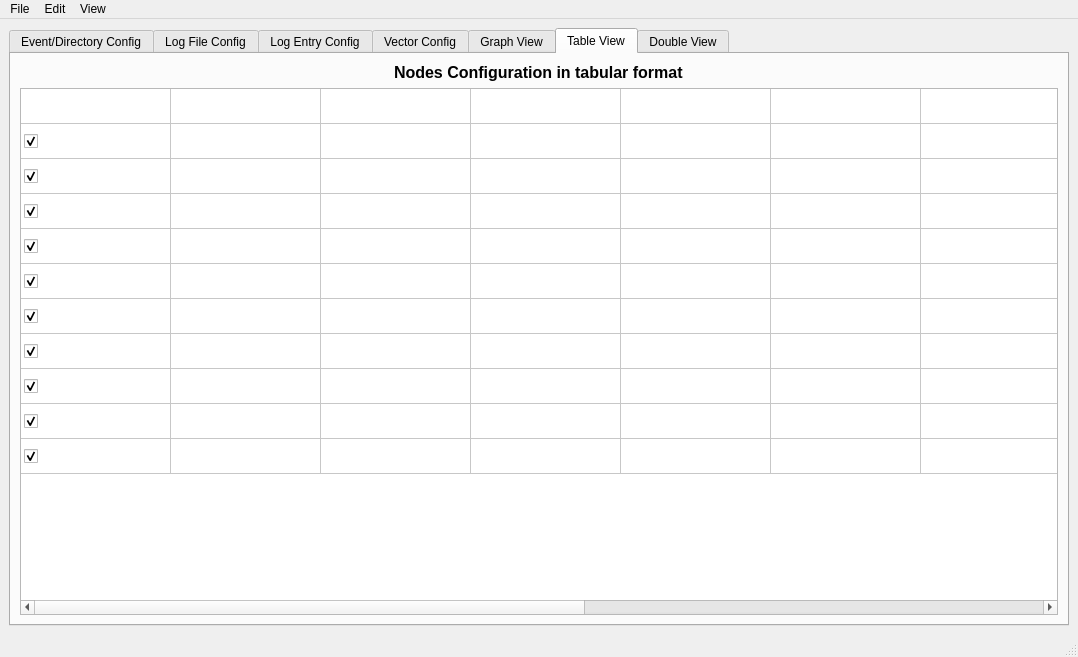
<?xml version="1.0" encoding="UTF-8"?>
<ui version="4.0">
 <class>MainWindow</class>
 <widget class="QMainWindow" name="MainWindow">
  <property name="geometry">
   <rect>
    <x>0</x>
    <y>0</y>
    <width>1078</width>
    <height>657</height>
   </rect>
  </property>
  <property name="windowTitle">
   <string>MainWindow</string>
  </property>
  <widget class="QWidget" name="centralwidget">
   <layout class="QGridLayout" name="gridLayout">
    <item row="0" column="0">
     <widget class="QTabWidget" name="Tabs">
      <property name="toolTip">
       <string>&lt;html&gt;&lt;head/&gt;&lt;body&gt;&lt;p&gt;dvfas&lt;/p&gt;&lt;/body&gt;&lt;/html&gt;</string>
      </property>
      <property name="currentIndex">
       <number>5</number>
      </property>
      <widget class="QWidget" name="EventDirectTab">
       <attribute name="title">
        <string>Event/Directory Config</string>
       </attribute>
       <layout class="QGridLayout" name="gridLayout_2">
        <item row="0" column="1" colspan="3">
         <widget class="QLabel" name="EventTitlelabel">
          <property name="font">
           <font>
            <pointsize>28</pointsize>
           </font>
          </property>
          <property name="text">
           <string>Event Configuration</string>
          </property>
         </widget>
        </item>
        <item row="1" column="0">
         <widget class="QLabel" name="EventNamelabel">
          <property name="font">
           <font>
            <pointsize>14</pointsize>
           </font>
          </property>
          <property name="text">
           <string>Event Name</string>
          </property>
         </widget>
        </item>
        <item row="1" column="1">
         <widget class="QTextBrowser" name="NameTextbox"/>
        </item>
        <item row="1" column="3">
         <widget class="QLabel" name="EventStartlabel">
          <property name="font">
           <font>
            <pointsize>14</pointsize>
           </font>
          </property>
          <property name="text">
           <string>Event Start timestamp</string>
          </property>
         </widget>
        </item>
        <item row="2" column="0">
         <widget class="QLabel" name="EventDescriptionlabel">
          <property name="font">
           <font>
            <pointsize>14</pointsize>
           </font>
          </property>
          <property name="text">
           <string>Event Description</string>
          </property>
         </widget>
        </item>
        <item row="2" column="1">
         <widget class="QTextBrowser" name="DescriptionTextbox"/>
        </item>
        <item row="2" column="3">
         <widget class="QLabel" name="EventEndlabel">
          <property name="font">
           <font>
            <pointsize>14</pointsize>
           </font>
          </property>
          <property name="text">
           <string>Event End timestamp</string>
          </property>
         </widget>
        </item>
        <item row="2" column="4">
         <widget class="QTextBrowser" name="EventEndTextbox"/>
        </item>
        <item row="3" column="1" colspan="3">
         <widget class="QLabel" name="DirectoryTitle">
          <property name="font">
           <font>
            <pointsize>28</pointsize>
           </font>
          </property>
          <property name="text">
           <string>Directory Configuration</string>
          </property>
         </widget>
        </item>
        <item row="3" column="4" colspan="2">
         <widget class="QPushButton" name="SaveEventBut">
          <property name="text">
           <string>Save Event</string>
          </property>
         </widget>
        </item>
        <item row="4" column="0">
         <widget class="QLabel" name="RootDirectlabel">
          <property name="font">
           <font>
            <pointsize>14</pointsize>
           </font>
          </property>
          <property name="text">
           <string>Root Directory</string>
          </property>
         </widget>
        </item>
        <item row="4" column="1">
         <widget class="QTextBrowser" name="RootDirectTextbox"/>
        </item>
        <item row="4" column="2">
         <widget class="QPushButton" name="RootdirectBut">
          <property name="text">
           <string>....</string>
          </property>
         </widget>
        </item>
        <item row="4" column="3">
         <widget class="QLabel" name="BlueTeamlabel">
          <property name="font">
           <font>
            <pointsize>14</pointsize>
           </font>
          </property>
          <property name="text">
           <string>Blue Team Folder</string>
          </property>
         </widget>
        </item>
        <item row="4" column="4">
         <widget class="QTextBrowser" name="BlueTeamTextbox"/>
        </item>
        <item row="4" column="5">
         <widget class="QPushButton" name="BluedirectBut">
          <property name="text">
           <string>....</string>
          </property>
         </widget>
        </item>
        <item row="5" column="0">
         <widget class="QLabel" name="RedTeamlabel">
          <property name="font">
           <font>
            <pointsize>14</pointsize>
           </font>
          </property>
          <property name="text">
           <string>Red Team Folder</string>
          </property>
         </widget>
        </item>
        <item row="5" column="1">
         <widget class="QTextBrowser" name="RedTeamtextbox"/>
        </item>
        <item row="5" column="2">
         <widget class="QPushButton" name="ReddirectBut">
          <property name="text">
           <string>....</string>
          </property>
         </widget>
        </item>
        <item row="5" column="3">
         <widget class="QLabel" name="WhiteTeamLabel">
          <property name="font">
           <font>
            <pointsize>14</pointsize>
           </font>
          </property>
          <property name="text">
           <string>White Team Folder</string>
          </property>
         </widget>
        </item>
        <item row="5" column="4">
         <widget class="QTextBrowser" name="whiteTeamTextbox"/>
        </item>
        <item row="5" column="5">
         <widget class="QPushButton" name="WhitedirectBut">
          <property name="text">
           <string>....</string>
          </property>
         </widget>
        </item>
        <item row="6" column="4" colspan="2">
         <widget class="QPushButton" name="SaveEventBut_2">
          <property name="text">
           <string>Start Data Ingestion</string>
          </property>
         </widget>
        </item>
        <item row="1" column="4">
         <widget class="QTextBrowser" name="EventStartTextbox"/>
        </item>
       </layout>
      </widget>
      <widget class="QWidget" name="LogFileConfiguration">
       <attribute name="title">
        <string>Log File Config</string>
       </attribute>
       <layout class="QVBoxLayout" name="verticalLayout_2">
        <item>
         <widget class="QLabel" name="label_2">
          <property name="font">
           <font>
            <pointsize>12</pointsize>
            <weight>75</weight>
            <bold>true</bold>
           </font>
          </property>
          <property name="text">
           <string>Log File Configuration</string>
          </property>
          <property name="alignment">
           <set>Qt::AlignHCenter|Qt::AlignTop</set>
          </property>
         </widget>
        </item>
        <item>
         <widget class="QTableWidget" name="tableWidget_2"/>
        </item>
        <item>
         <layout class="QHBoxLayout" name="horizontalLayout_2">
          <item>
           <widget class="QLabel" name="label_4">
            <property name="text">
             <string>File Name: </string>
            </property>
           </widget>
          </item>
          <item>
           <widget class="QLabel" name="label_3">
            <property name="text">
             <string>Name of Selected Log File</string>
            </property>
           </widget>
          </item>
         </layout>
        </item>
        <item>
         <widget class="QTableWidget" name="tableWidget_3">
          <column>
           <property name="text">
            <string>File Name</string>
           </property>
          </column>
          <column>
           <property name="text">
            <string>Source</string>
           </property>
          </column>
          <column>
           <property name="text">
            <string>New Column</string>
           </property>
          </column>
          <column>
           <property name="text">
            <string>Cleansing Status</string>
           </property>
          </column>
          <column>
           <property name="text">
            <string>Cleansing Status</string>
           </property>
          </column>
          <column>
           <property name="text">
            <string>Validation Status</string>
           </property>
          </column>
          <column>
           <property name="text">
            <string>Ingestion Status</string>
           </property>
          </column>
         </widget>
        </item>
        <item>
         <layout class="QHBoxLayout" name="horizontalLayout">
          <item>
           <widget class="QPushButton" name="pushButton_2">
            <property name="text">
             <string>Cancel</string>
            </property>
           </widget>
          </item>
          <item>
           <widget class="QPushButton" name="pushButton">
            <property name="text">
             <string>Validate</string>
            </property>
           </widget>
          </item>
         </layout>
        </item>
       </layout>
      </widget>
      <widget class="QWidget" name="LogEntryConfiguration">
       <property name="accessibleName">
        <string/>
       </property>
       <property name="page" stdset="0">
        <string/>
       </property>
       <attribute name="title">
        <string>Log Entry Config</string>
       </attribute>
       <layout class="QVBoxLayout" name="verticalLayout">
        <item>
         <widget class="QLabel" name="label">
          <property name="font">
           <font>
            <pointsize>12</pointsize>
            <weight>75</weight>
            <bold>true</bold>
           </font>
          </property>
          <property name="text">
           <string>Log Entry Configuration</string>
          </property>
          <property name="alignment">
           <set>Qt::AlignHCenter|Qt::AlignTop</set>
          </property>
         </widget>
        </item>
        <item>
         <widget class="QPushButton" name="pushButton_6">
          <property name="font">
           <font>
            <pointsize>10</pointsize>
           </font>
          </property>
          <property name="text">
           <string>Filter</string>
          </property>
         </widget>
        </item>
        <item>
         <widget class="QTableWidget" name="tableWidget">
          <property name="sortingEnabled">
           <bool>true</bool>
          </property>
          <attribute name="horizontalHeaderCascadingSectionResizes">
           <bool>true</bool>
          </attribute>
          <attribute name="horizontalHeaderMinimumSectionSize">
           <number>40</number>
          </attribute>
          <attribute name="horizontalHeaderDefaultSectionSize">
           <number>150</number>
          </attribute>
          <attribute name="horizontalHeaderStretchLastSection">
           <bool>false</bool>
          </attribute>
          <attribute name="verticalHeaderCascadingSectionResizes">
           <bool>true</bool>
          </attribute>
          <attribute name="verticalHeaderMinimumSectionSize">
           <number>40</number>
          </attribute>
          <attribute name="verticalHeaderDefaultSectionSize">
           <number>50</number>
          </attribute>
          <column>
           <property name="text">
            <string>List Number</string>
           </property>
          </column>
          <column>
           <property name="text">
            <string>Log Entry Timestamp</string>
           </property>
          </column>
          <column>
           <property name="text">
            <string>Log Entry Event</string>
           </property>
          </column>
          <column>
           <property name="text">
            <string>Vector</string>
           </property>
          </column>
         </widget>
        </item>
       </layout>
      </widget>
      <widget class="QWidget" name="VectorConfiguration">
       <attribute name="title">
        <string>Vector Config</string>
       </attribute>
       <layout class="QVBoxLayout" name="verticalLayout_3">
        <item>
         <widget class="QLabel" name="label_5">
          <property name="font">
           <font>
            <pointsize>12</pointsize>
            <weight>75</weight>
            <bold>true</bold>
           </font>
          </property>
          <property name="text">
           <string>Vector Configuration</string>
          </property>
          <property name="alignment">
           <set>Qt::AlignHCenter|Qt::AlignTop</set>
          </property>
         </widget>
        </item>
        <item>
         <layout class="QHBoxLayout" name="horizontalLayout_3">
          <property name="sizeConstraint">
           <enum>QLayout::SetMinimumSize</enum>
          </property>
          <item>
           <widget class="QPushButton" name="pushButton_3">
            <property name="text">
             <string>Add Vector</string>
            </property>
           </widget>
          </item>
          <item>
           <widget class="QPushButton" name="pushButton_4">
            <property name="text">
             <string>Delete Vector</string>
            </property>
           </widget>
          </item>
          <item>
           <widget class="QPushButton" name="pushButton_5">
            <property name="text">
             <string>Edit Vector</string>
            </property>
           </widget>
          </item>
         </layout>
        </item>
        <item>
         <widget class="QTableWidget" name="tableWidget_4">
          <property name="sizePolicy">
           <sizepolicy hsizetype="Preferred" vsizetype="Preferred">
            <horstretch>0</horstretch>
            <verstretch>2</verstretch>
           </sizepolicy>
          </property>
          <property name="tabletTracking">
           <bool>false</bool>
          </property>
          <property name="frameShadow">
           <enum>QFrame::Sunken</enum>
          </property>
          <property name="sizeAdjustPolicy">
           <enum>QAbstractScrollArea::AdjustIgnored</enum>
          </property>
          <property name="sortingEnabled">
           <bool>true</bool>
          </property>
          <property name="wordWrap">
           <bool>true</bool>
          </property>
          <property name="columnCount">
           <number>3</number>
          </property>
          <attribute name="horizontalHeaderCascadingSectionResizes">
           <bool>true</bool>
          </attribute>
          <attribute name="horizontalHeaderMinimumSectionSize">
           <number>50</number>
          </attribute>
          <attribute name="horizontalHeaderDefaultSectionSize">
           <number>150</number>
          </attribute>
          <attribute name="horizontalHeaderStretchLastSection">
           <bool>true</bool>
          </attribute>
          <attribute name="verticalHeaderShowSortIndicator" stdset="0">
           <bool>true</bool>
          </attribute>
          <attribute name="verticalHeaderStretchLastSection">
           <bool>false</bool>
          </attribute>
          <column>
           <property name="text">
            <string>Selected</string>
           </property>
          </column>
          <column>
           <property name="text">
            <string>Vector Name</string>
           </property>
          </column>
          <column>
           <property name="text">
            <string>Vector Description</string>
           </property>
          </column>
         </widget>
        </item>
       </layout>
      </widget>
      <widget class="QWidget" name="tab_7">
       <attribute name="title">
        <string>Graph View</string>
       </attribute>
      </widget>
      <widget class="QWidget" name="tab_8">
       <attribute name="title">
        <string>Table View</string>
       </attribute>
       <layout class="QVBoxLayout" name="verticalLayout_4">
        <item alignment="Qt::AlignHCenter">
         <widget class="QLabel" name="label_6">
          <property name="font">
           <font>
            <pointsize>12</pointsize>
            <weight>75</weight>
            <bold>true</bold>
           </font>
          </property>
          <property name="text">
           <string>Nodes Configuration in tabular format</string>
          </property>
         </widget>
        </item>
        <item>
         <widget class="QTableWidget" name="tableWidget_5">
          <property name="minimumSize">
           <size>
            <width>1028</width>
            <height>422</height>
           </size>
          </property>
          <property name="font">
           <font>
            <family>Times New Roman</family>
           </font>
          </property>
          <property name="mouseTracking">
           <bool>true</bool>
          </property>
          <property name="tabletTracking">
           <bool>true</bool>
          </property>
          <property name="autoFillBackground">
           <bool>false</bool>
          </property>
          <property name="inputMethodHints">
           <set>Qt::ImhNone</set>
          </property>
          <property name="verticalScrollBarPolicy">
           <enum>Qt::ScrollBarAsNeeded</enum>
          </property>
          <property name="horizontalScrollBarPolicy">
           <enum>Qt::ScrollBarAsNeeded</enum>
          </property>
          <property name="sizeAdjustPolicy">
           <enum>QAbstractScrollArea::AdjustIgnored</enum>
          </property>
          <property name="sortingEnabled">
           <bool>true</bool>
          </property>
          <property name="wordWrap">
           <bool>true</bool>
          </property>
          <attribute name="horizontalHeaderVisible">
           <bool>false</bool>
          </attribute>
          <attribute name="horizontalHeaderCascadingSectionResizes">
           <bool>true</bool>
          </attribute>
          <attribute name="horizontalHeaderMinimumSectionSize">
           <number>25</number>
          </attribute>
          <attribute name="horizontalHeaderDefaultSectionSize">
           <number>150</number>
          </attribute>
          <attribute name="horizontalHeaderHighlightSections">
           <bool>false</bool>
          </attribute>
          <attribute name="horizontalHeaderShowSortIndicator" stdset="0">
           <bool>true</bool>
          </attribute>
          <attribute name="horizontalHeaderStretchLastSection">
           <bool>false</bool>
          </attribute>
          <attribute name="verticalHeaderVisible">
           <bool>false</bool>
          </attribute>
          <attribute name="verticalHeaderDefaultSectionSize">
           <number>35</number>
          </attribute>
          <attribute name="verticalHeaderHighlightSections">
           <bool>false</bool>
          </attribute>
          <row>
           <property name="text">
            <string>New Row</string>
           </property>
          </row>
          <row>
           <property name="text">
            <string>New Row</string>
           </property>
          </row>
          <row>
           <property name="text">
            <string>New Row</string>
           </property>
          </row>
          <row>
           <property name="text">
            <string>New Row</string>
           </property>
          </row>
          <row>
           <property name="text">
            <string>New Row</string>
           </property>
          </row>
          <row>
           <property name="text">
            <string>New Row</string>
           </property>
          </row>
          <row>
           <property name="text">
            <string>New Row</string>
           </property>
          </row>
          <row>
           <property name="text">
            <string>New Row</string>
           </property>
          </row>
          <row>
           <property name="text">
            <string>New Row</string>
           </property>
          </row>
          <row>
           <property name="text">
            <string>New Row</string>
           </property>
          </row>
          <row>
           <property name="text">
            <string>New Row</string>
           </property>
          </row>
          <column>
           <property name="text">
            <string>Node Property Visibility</string>
           </property>
          </column>
          <column>
           <property name="text">
            <string>Node ID</string>
           </property>
          </column>
          <column>
           <property name="text">
            <string>New Column</string>
           </property>
          </column>
          <column>
           <property name="text">
            <string>Node Name</string>
           </property>
          </column>
          <column>
           <property name="text">
            <string>Node Timestamp</string>
           </property>
          </column>
          <column>
           <property name="text">
            <string>Node Description</string>
           </property>
          </column>
          <column>
           <property name="text">
            <string>Log Creator</string>
           </property>
          </column>
          <column>
           <property name="text">
            <string>New Column</string>
           </property>
          </column>
          <column>
           <property name="text">
            <string>Event Type</string>
           </property>
          </column>
          <column>
           <property name="text">
            <string>Icon Type</string>
           </property>
          </column>
          <column>
           <property name="text">
            <string>Node Visibility</string>
           </property>
          </column>
          <item row="0" column="0">
           <property name="text">
            <string/>
           </property>
          </item>
          <item row="1" column="0">
           <property name="text">
            <string/>
           </property>
           <property name="checkState">
            <enum>Checked</enum>
           </property>
          </item>
          <item row="2" column="0">
           <property name="text">
            <string/>
           </property>
           <property name="checkState">
            <enum>Checked</enum>
           </property>
          </item>
          <item row="3" column="0">
           <property name="text">
            <string/>
           </property>
           <property name="checkState">
            <enum>Checked</enum>
           </property>
          </item>
          <item row="4" column="0">
           <property name="text">
            <string/>
           </property>
           <property name="checkState">
            <enum>Checked</enum>
           </property>
          </item>
          <item row="5" column="0">
           <property name="text">
            <string/>
           </property>
           <property name="checkState">
            <enum>Checked</enum>
           </property>
          </item>
          <item row="6" column="0">
           <property name="text">
            <string/>
           </property>
           <property name="checkState">
            <enum>Checked</enum>
           </property>
          </item>
          <item row="7" column="0">
           <property name="text">
            <string/>
           </property>
           <property name="checkState">
            <enum>Checked</enum>
           </property>
          </item>
          <item row="8" column="0">
           <property name="text">
            <string/>
           </property>
           <property name="checkState">
            <enum>Checked</enum>
           </property>
          </item>
          <item row="9" column="0">
           <property name="text">
            <string/>
           </property>
           <property name="checkState">
            <enum>Checked</enum>
           </property>
          </item>
          <item row="10" column="0">
           <property name="text">
            <string/>
           </property>
           <property name="checkState">
            <enum>Checked</enum>
           </property>
          </item>
         </widget>
        </item>
       </layout>
      </widget>
      <widget class="QWidget" name="tab_9">
       <attribute name="title">
        <string>Double View</string>
       </attribute>
      </widget>
     </widget>
    </item>
   </layout>
  </widget>
  <widget class="QMenuBar" name="menubar">
   <property name="geometry">
    <rect>
     <x>0</x>
     <y>0</y>
     <width>1078</width>
     <height>26</height>
    </rect>
   </property>
   <widget class="QMenu" name="menuFile">
    <property name="title">
     <string>File</string>
    </property>
    <widget class="QMenu" name="Export">
     <property name="title">
      <string>Export</string>
     </property>
     <addaction name="actionJPEG"/>
     <addaction name="actionPNG"/>
    </widget>
    <addaction name="Save"/>
    <addaction name="Export"/>
   </widget>
   <widget class="QMenu" name="menuEdit">
    <property name="title">
     <string>Edit</string>
    </property>
    <addaction name="actionUndo"/>
    <addaction name="actionRedo"/>
   </widget>
   <widget class="QMenu" name="menuView">
    <property name="title">
     <string>View</string>
    </property>
    <addaction name="actionView_Vector"/>
    <addaction name="actionView_Table"/>
   </widget>
   <addaction name="menuFile"/>
   <addaction name="menuEdit"/>
   <addaction name="menuView"/>
  </widget>
  <widget class="QStatusBar" name="statusbar"/>
  <action name="Save">
   <property name="text">
    <string>Save</string>
   </property>
  </action>
  <action name="actionJPEG">
   <property name="text">
    <string>JPEG</string>
   </property>
  </action>
  <action name="actionPNG">
   <property name="text">
    <string>PNG</string>
   </property>
  </action>
  <action name="actionView_Vector">
   <property name="text">
    <string>View Vector</string>
   </property>
  </action>
  <action name="actionView_Table">
   <property name="text">
    <string>View Table</string>
   </property>
  </action>
  <action name="actionUndo">
   <property name="text">
    <string>Undo</string>
   </property>
  </action>
  <action name="actionRedo">
   <property name="text">
    <string>Redo</string>
   </property>
  </action>
 </widget>
 <resources/>
 <connections/>
</ui>
